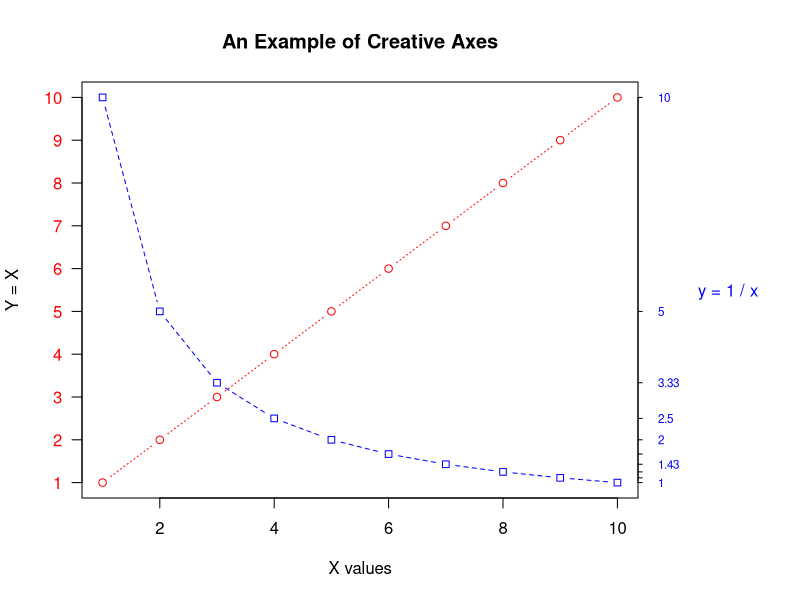

This chart was generated by the following R code:
x <- c(1 : 10)
y <- x
z <- 10 / x
opar <- par(no.readonly = TRUE)

# Set margin size
par(mar = c(5, 4, 4, 8) + 0.1)
# Disable the y axis and titles and axis labels
plot(x, y, type = "b", pch = 21, col = "red", yaxt = "n", lty = 3, ann = FALSE)
# Append a line (x ~ 1 / x) to current graph
lines(x, z, type = "b", pch = 22, col = "blue", lty = 2)
# Add an axis to the left of graph, tick marks are painted at x vector and the 
# labels are the same as values, the labels will be added perpendicular to axis
axis(2, at = x, labels = x, col.axis = "red", las = 2)
# Add an axis to the right of graph, tick marks are painted at z vector and the 
# labels are round z, the labels will be added perpendicular to axis, its length 
# are 0.01 according to the graph outside
axis(4, at = z, labels = round(z, digits = 2), col.axis = "blue",
     las = 2, cex.axis = 0.7, tck = -.01)
# Add annotation to y axis and set some parameters
mtext("y = 1 / x", side = 4, line = 3, cex.lab = 1, las = 2, col = "blue")
# Add title to the graph, besides x label and y label
title("An Example of Creative Axes", xlab = "X values", ylab = "Y = X")
par(opar)
